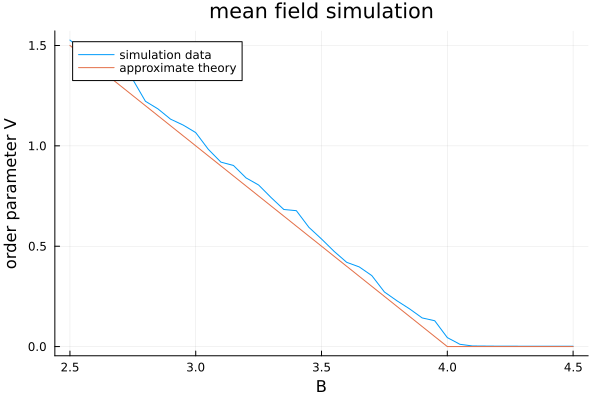

Recreate this plot in Julia.
using Pkg;
Pkg.activate("./")


using Plots

# this code will run on a personal computer, assuming you have 4 cores available for computations.
# if you have more cores, you can change the number of workers below to increase the parallel performance, and then you can also increase
# the values of n and T to get better statistics

using Distributed;
# add 4 workers for better parallel performance
addprocs(4);

@everywhere using julia_temp_criticality;


function run_simulation(n, k, T, Bs)
    results = pmap(B -> order_parameter_lstsq(meanfield_simulation(n, k, T, B)), Bs)
    return results
end


Bs = 2.5:0.05:4.5
k = 7
n = 10_000
T = 1000

simulations = run_simulation(n, k, T, Bs);

# we approximate Bc as 4 for simplicity

pseudo_theory = [positive_part.(4 - B) for B in Bs];


p = plot(Bs, simulations, label = "simulation data", xlabel = "B", ylabel = "order parameter V", title = "mean field simulation", legend = :topleft)
plot!(Bs, pseudo_theory, label = "approximate theory")

# show figure
savefig(p, "./example.png")
